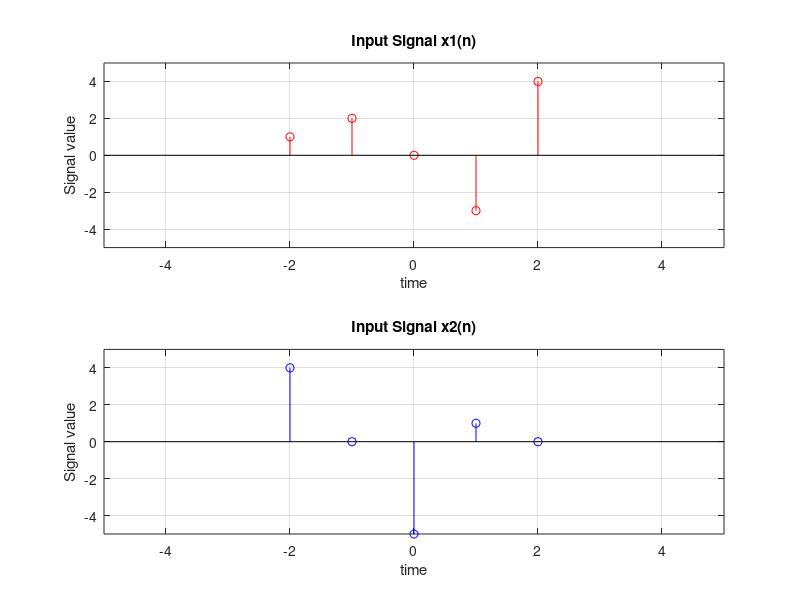
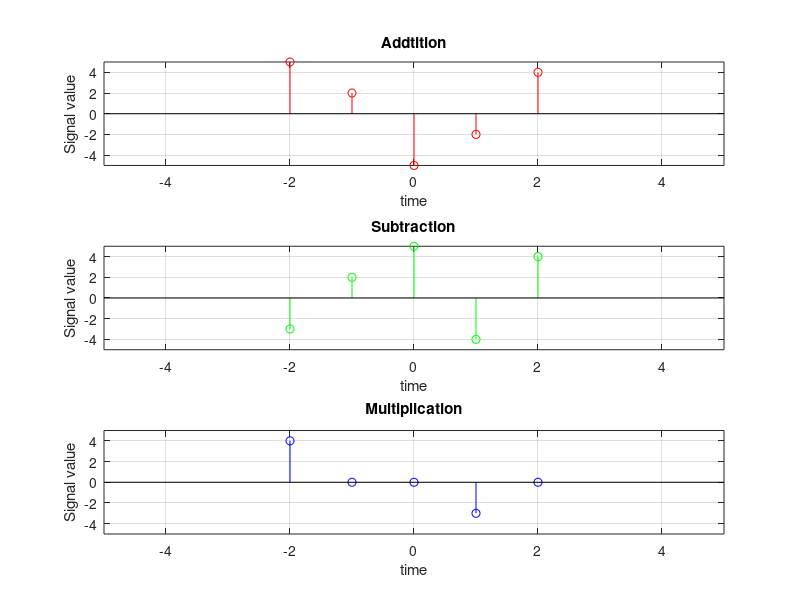

Source code (MATLAB) for these figures, in order:
x1 = [1, 2, 0, -3, 4]
x2 = [4, 0, -5, 1, 0]
t = [-2, -1, 0, 1, 2]

% Input
figure(1)

subplot(2,1,1), stem(t, x1, 'r'), grid on;
title('Input Signal x1(n)');
axis([-5 5 -5 5]);
xlabel('time');
ylabel('Signal value');


subplot(2,1,2), stem(t, x2, 'b'), grid on;
title('Input Signal x2(n)');
axis([-5 5 -5 5]);
xlabel('time');
ylabel('Signal value');


% Output
figure(2)

% Addition
subplot(3,1,1), stem(t, x1 + x2, 'r'), grid on;
title('Addtition');
axis([-5 5 -5 5]);
xlabel('time');
ylabel('Signal value');

% Subtraction
subplot(3,1,2), stem(t, x1 - x2, 'g'), grid on;
title('Subtraction');
axis([-5 5 -5 5]);
xlabel('time');
ylabel('Signal value');

% Multiplication
subplot(3,1,3), stem(t, x1 .* x2, 'b'), grid on;
title('Multiplication');
axis([-5 5 -5 5]);
xlabel('time');
ylabel('Signal value');

